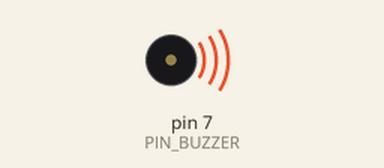
Simulated run of this sketch. Board: Arduino Uno, built with avr-gcc and run on an emulated ATmega328P. Parts: buzzer (waves = sounding).

Above: at 0.3 s.
At 10.4 s:
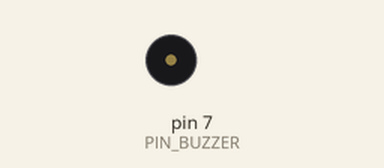
Timing chart, 0 to 13.1 s (numbered marks = the images above):
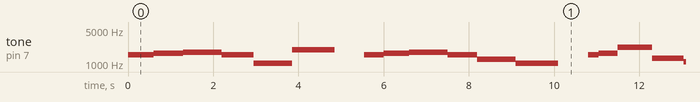

The sketch:

DO_RE_MI_FA_SOL_LA_SI_DO.ino
```cpp
const byte PIN_BUZZER = 7;

void setup() {
  pinMode(PIN_BUZZER, OUTPUT);


}

void loop() {


//PIANO NOTE 4 COMME NOTE DE BASE

//Premiere Couplet
  tone(PIN_BUZZER, 1567, 800);     // SOl
  delay(250);
 tone(PIN_BUZZER, 1567, 800);     // SOl
  delay(350);

  tone(PIN_BUZZER, 1661, 800);  // sol/la
  delay(350);
  tone(PIN_BUZZER, 1661, 800);  // sol/la
  delay(350);

    tone(PIN_BUZZER, 1760, 800);  // la
  delay(450);
  tone(PIN_BUZZER, 1760, 800);  // la
  delay(450);

  tone(PIN_BUZZER, 1567, 800);   // SOl
  delay(400);
 tone(PIN_BUZZER, 1567, 800);   // SOl
  delay(350);

  tone(PIN_BUZZER, 1046, 800);  // DO
  delay(450);
    tone(PIN_BUZZER, 1046, 800);  // DO
  delay(450);

   tone(PIN_BUZZER, 1975, 800);  // SI
  delay(200);
     tone(PIN_BUZZER, 1975, 800);  // SI
  delay(1500);

  //Deuxieme couplet

     tone(PIN_BUZZER, 1567, 800);     // SOl
  delay(250);
     tone(PIN_BUZZER, 1567, 800);     // SOl
  delay(200);

  tone(PIN_BUZZER, 1661, 800);  // sol/la
  delay(300);
 tone(PIN_BUZZER, 1661, 800);  // sol/la
  delay(300);

    tone(PIN_BUZZER, 1760, 800);  // la
  delay(450);
tone(PIN_BUZZER, 1760, 800);  // la
  delay(450);

  tone(PIN_BUZZER, 1567, 800);   // SOl
  delay(350);
 tone(PIN_BUZZER, 1567, 800);   // SOl
  delay(350);

  tone(PIN_BUZZER, 1244, 800);  // DO
  delay(450);
tone(PIN_BUZZER, 1244, 800);  // DO
  delay(450);

   tone(PIN_BUZZER, 1046, 800);  // SI
  delay(200);
   tone(PIN_BUZZER, 1046, 800);  // SI
  delay(1500);

 //troisieme couplet

   tone(PIN_BUZZER, 1567, 800);     // SOl
  delay(150);
   tone(PIN_BUZZER, 1567, 800);     // SOl
  delay(100);

  tone(PIN_BUZZER, 1661, 800);  // sol/la
  delay(250);
tone(PIN_BUZZER, 1661, 800);  // sol/la
  delay(200);

   tone(PIN_BUZZER, 2200, 800);  // sol/la
  delay(350);
   tone(PIN_BUZZER, 2200, 800);  // sol/la
  delay(450);

 tone(PIN_BUZZER, 1318, 800);     // Mi
  delay(450);
 tone(PIN_BUZZER, 1318, 800);     // Mi
  delay(300);

   tone(PIN_BUZZER, 1100, 800);     // Mi
  delay(350);
 tone(PIN_BUZZER, 1100, 800);     // Mi
  delay(300);

       tone(PIN_BUZZER, 1650, 900);  // la
  delay(450);
      tone(PIN_BUZZER, 1650, 900);  // la
  delay(1500);

//Quatrieme couplet

  tone(PIN_BUZZER, 1396, 500);     // FA
  delay(250);
     tone(PIN_BUZZER, 1396, 500);     // FA
  delay(250);

     tone(PIN_BUZZER, 1318, 800);     // MI
  delay(350);
       tone(PIN_BUZZER, 1318, 800);     // MI
  delay(350);

   tone(PIN_BUZZER, 1046, 900);     // DO
  delay(350);
    tone(PIN_BUZZER, 1046, 800);     // DO
  delay(350);

     tone(PIN_BUZZER, 1244, 800);     // RÉ
  delay(350);
     tone(PIN_BUZZER, 1244, 800);     // RÉ
  delay(400);

     tone(PIN_BUZZER, 1046, 800);     // DO
  delay(350);
    tone(PIN_BUZZER, 1046, 800);     // DO
  delay(1500);


}
```

Measured:
- by itself, tone on pin 7 (PIN_BUZZER): plays 1567 Hz for 0.60 s, 1661 Hz for 0.70 s, 1760 Hz for 0.90 s, 1567 Hz for 0.75 s, 1046 Hz for 0.90 s, 1975 Hz for 1.0 s … (149 notes in this stretch)
